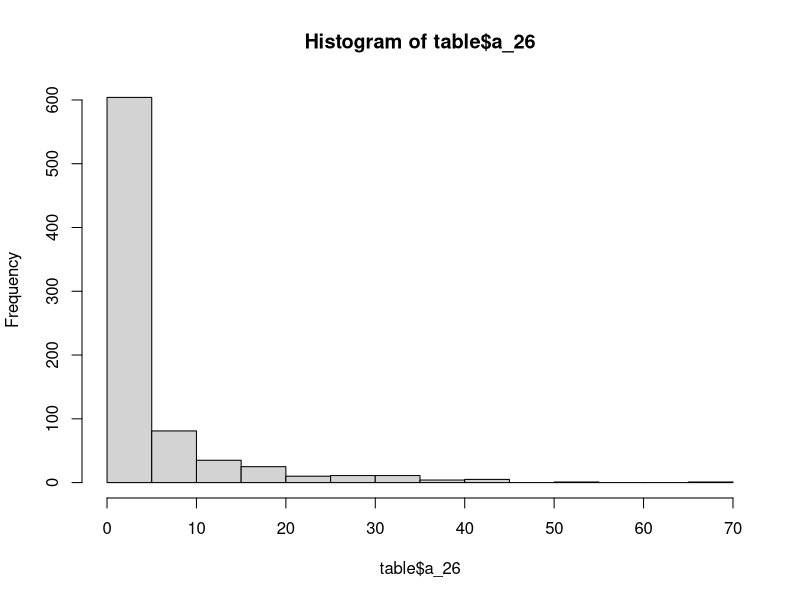
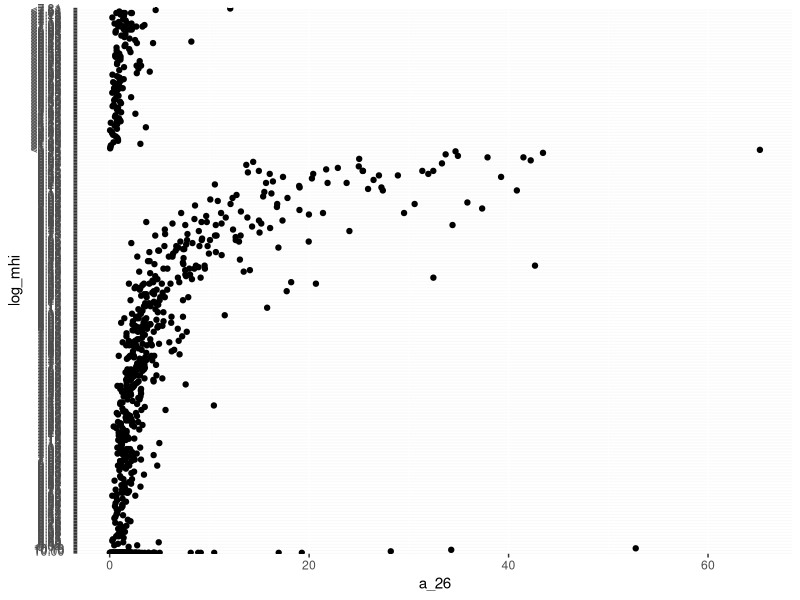

These figures' R source, in order:
library(tidyverse)
library(ggplot2)

# PROBLEM 2 
# read this data to a tidy data frame in R, without changing the raw data file 
# and without hard coding line numbers

# Read the entire data file into memory using the readLines()-function. Use the
# URL direcly or read the data from the local file that is in the repository.
df <- readLines("suites_dw_Table1.txt")

# Identify the line number L of the separator line between the column names and
# the rest of the data table.
L <- 
  (substr(x = df, start = 1, stop = 3) == "---") %>% 
  which() 

# Save the variable descriptions (i.e. the information in lines 1:(L-2)) in a
# text-file for future reference using the cat()-function
cat(df[1:(L-2)], sep = "|", file = "variable_descriptions")

# Extract the variable names (i.e. line (L-1)), store the names in a vector.
variable_names <- 
  str_split(string = df[(L-2):(L-1)], pattern = "\\|") %>% 
  unlist() %>% 
  str_trim()

# Read the data. One way to do this is to rewrite the data to a new .csv-file
# with comma-separators for instance using cat() again, with the variable names
# from the step above on the first line (see for instance paste() for collapsing
# that vector to a single string with commas as separators).
table <- read.table("suites_dw_Table1.txt", header = FALSE, sep = "|", quote = "", 
           dec = ".", skip = L,)
colnames(table) <- variable_names[2:13]

# I have found another way here as I did not unerstoo how to do it 
# according to the description


# PROBLEM 3
# The authors of the papers referenced above claim that their galaxy catalog 
# is approximately complete because it is a representative sample of a 
# particular volume in space (the ball of radius 11 megaparsecs centered on 
# you and me). There are, however, some signs that the smaller objects are 
# under-represented in the sample. Can you make a plot that reveals this 
# tendency and a likely explanation?

# making a histogram of liner diameter
hist(table$a_26)

# making a scatterplot of linear diameter & logarithm of the hydrogen mass
table %>% 
  ggplot(aes(x=a_26, y=log_mhi)) + geom_point()

# It seems like small objects are underrepresented. This can be seen in the 
# scatterplot of the diameter (a_26) and logarithm of the hydrogen mass (log_mhi).
# The plot shows a big empty spot for small diameter objects and medium
# logarithm of the hydrogen mass. Potentially these objects are difficult to observe.

